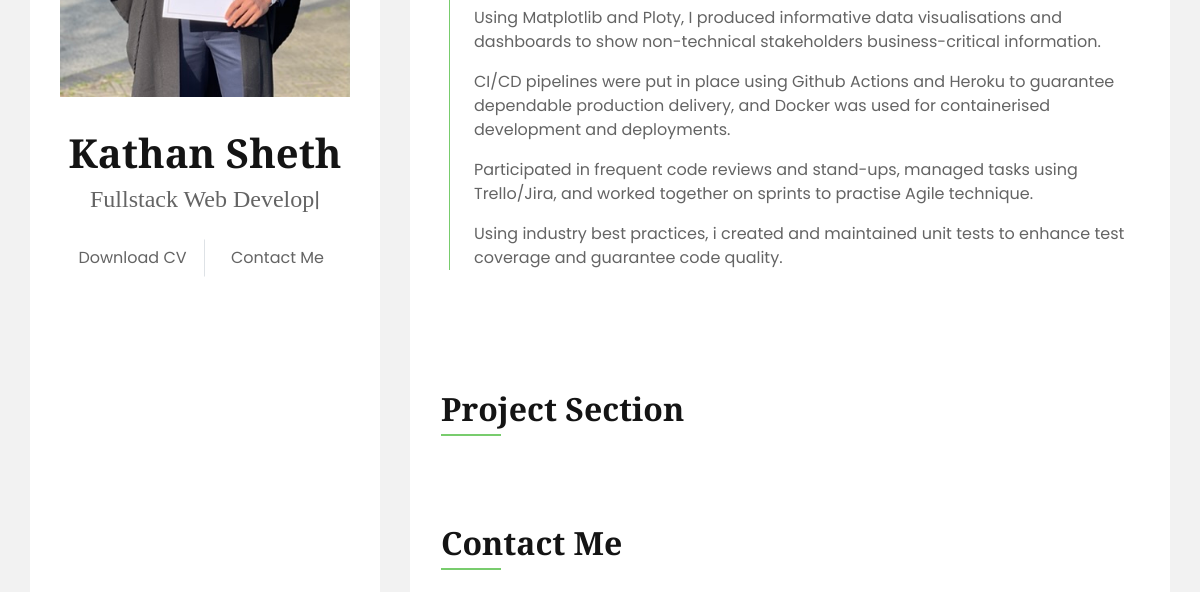
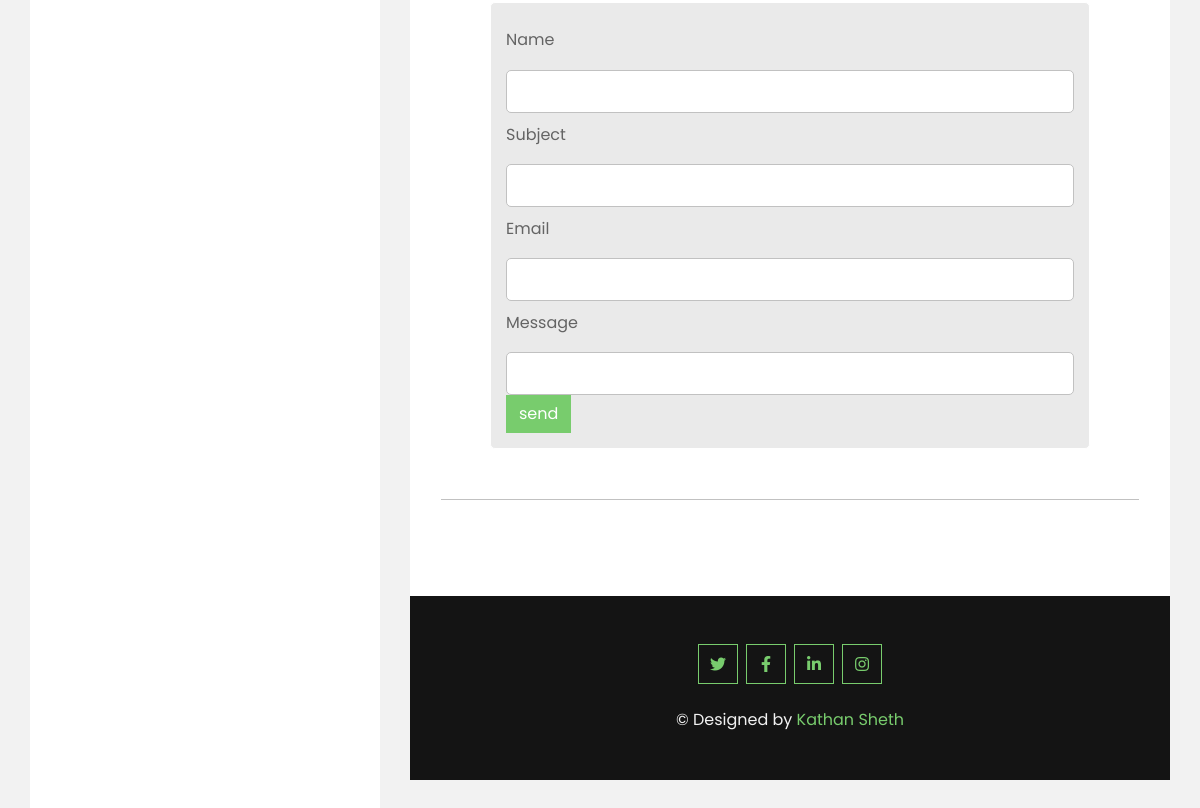
The app's page / (lower part), older data (2 pictures, top to bottom).
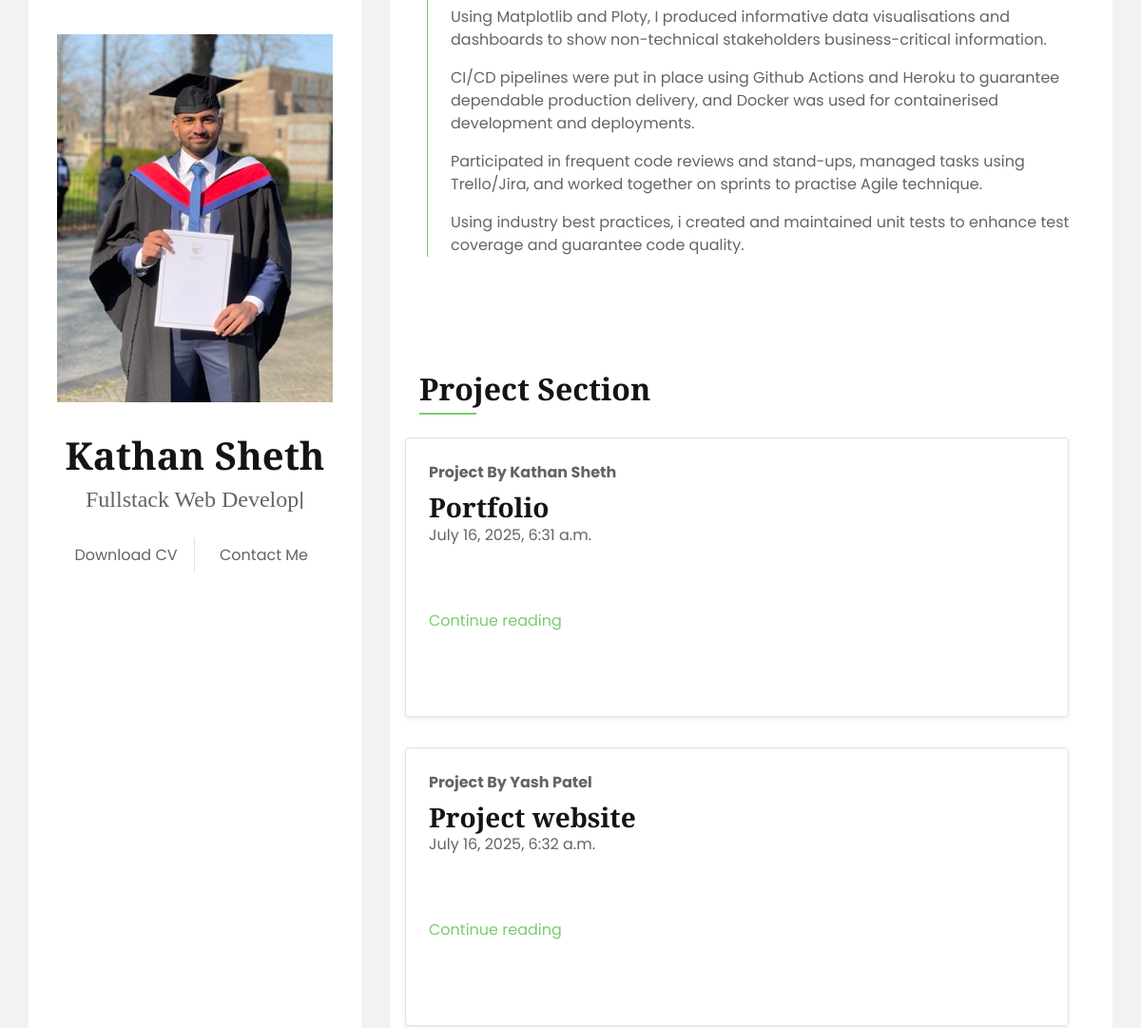
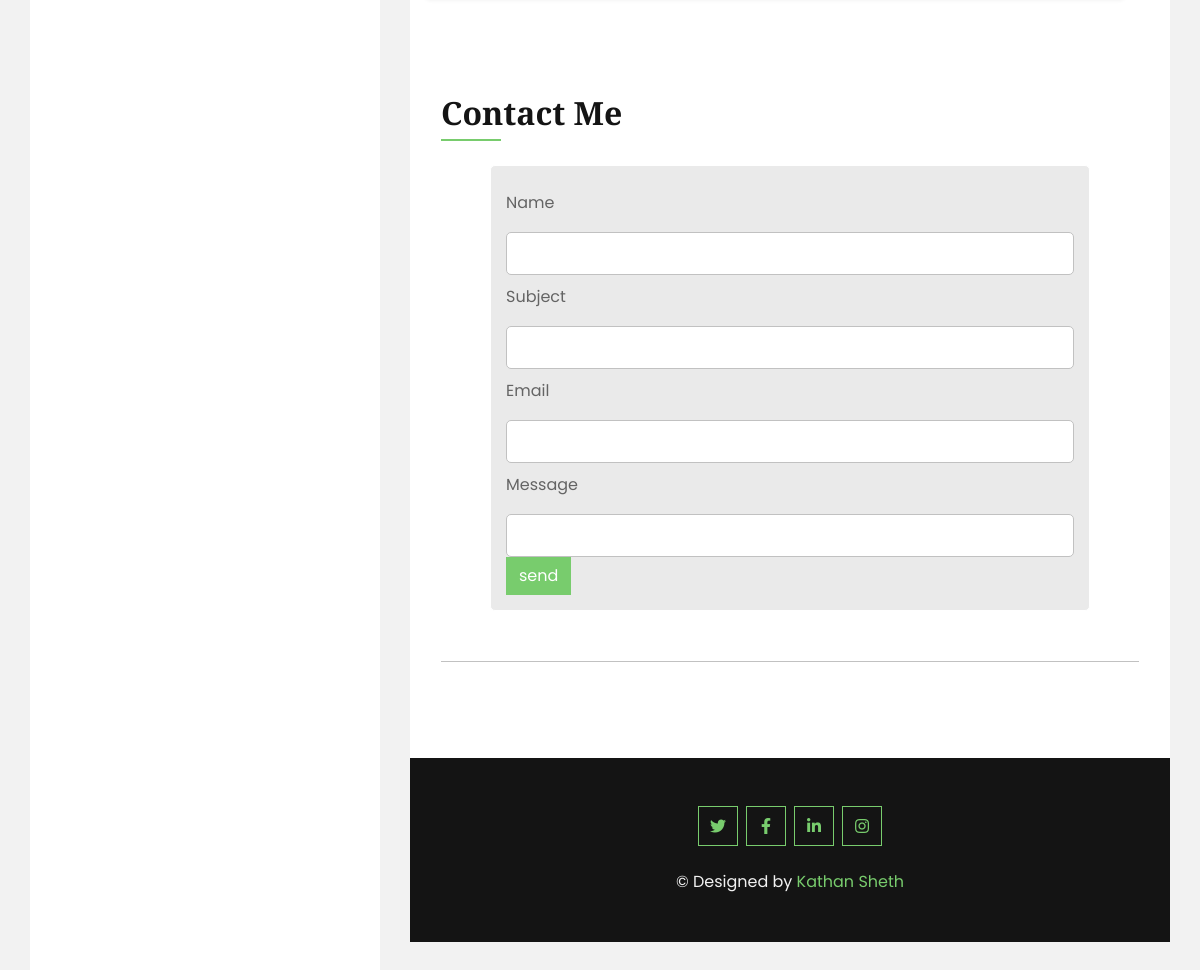
The same page, newer data (2 pictures, top to bottom).
### Home/models.py (models this page shows, shortened)
class Post(models.Model):
    sno = models.AutoField(primary_key=True)
    author = models.CharField(max_length=100)
    timestamp = models.DateTimeField(blank=True)
    title = models.CharField(max_length=150)
    content = models.TextField()

### Home/views.py (the view, shortened to what this page needs)
# urls.py: path('', views.index, name="index"),
def index(request):
    allPosts = Post.objects.all()
    context = {"allPosts":allPosts}
    return render(request, 'index.html',context)

### Home/templates/index.html (shortened to what this page needs)
{% load static %}
<html lang="en">
    <head>
        <link href="https://cdnjs.cloudflare.com/ajax/libs/font-awesome/5.10.0/css/all.min.css" rel="stylesheet">
        <link href="{% static 'lib/owlcarousel/assets/owl.carousel.min.css' %}" rel="stylesheet">
        <link href="{% static 'lib/lightbox/css/lightbox.min.css' %}" rel="stylesheet">
        <link href="{% static 'css/style.css' %}" rel="stylesheet">
    </head>
    <body data-spy="scroll" data-target=".navbar" data-offset="51">
        <div class="wrapper">
            <div class="sidebar">
                <div class="sidebar-text d-flex flex-column h-100 justify-content-center text-center">
                    <img class="w-100 img-fluid mb-4" src="{% static 'img/profile.jpeg' %}" alt="Image">
                    <h1 class="mt-2">Kathan Sheth</h1>
                    <div class="mb-4" style="height: 22px;">
                        <h4 class="typed-text-output d-inline-block text-body"></h4>
                    </div>
                    <div class="d-flex align-items-end justify-content-between">
                        <a href="{% static 'Kathan-Resume.pdf' %}" target="_blank" class="btn btn-block border-right">Download CV</a>
                        <a href="#contact" class="btn btn-block btn-scroll">Contact Me</a>
                    </div>
                </div>
            </div>
            <div class="content">
                <div class="container bg-white py-5">
                    <div class="row px-3">
                        <div class="col-12">
                            <div class="border-left border-primary pt-2 pl-4 ml-2">
                                <div class="position-relative mb-4">
                                    <p>Using Matplotlib and Ploty, I produced informative data visualisations and
                                        dashboards to show non-technical stakeholders business-critical
                                        information.
                                    </p>
                                    <p>CI/CD pipelines were put in place using Github Actions and Heroku to
                                        guarantee dependable production delivery, and Docker was used for
                                        containerised development and deployments.
                                    </p>
                                    <p>Participated in frequent code reviews and stand-ups, managed tasks using
                                        Trello/Jira, and worked together on sprints to practise Agile technique.
                                    </p>
                                    <p>Using industry best practices, i created and maintained unit tests to
                                        enhance test coverage and guarantee code quality.
                                    </p>
                                </div>
                            </div>
                        </div>
                    </div>
                </div>
                <div class="container bg-white pt-5 pb-3">
                    <div class="row px-3">
                        <div class="col-12">
                            <h2 class="title position-relative pb-2 mb-4">Project Section</h2>
                        </div>
                        {% for post in allPosts %}
                        <div class="row mb-2 container">
                          <div class="col-md-12">
                              <div class="row g-0 border rounded overflow-hidden flex-md-row mb-4 shadow-sm h-md-250 position-relative">
                                  <div class="col p-4 d-flex flex-column position-static">
                                      <strong class="d-inline-block mb-2 text-primary-emphasis">Project By {{post.author}}</strong>
                                      <h3 class="mb-0">{{post.title}}</h3>
                                      <div class="mb-1 text-body-secondary">{{post.timestamp}}</div>
                                      <a href="#" class="icon-link gap-1 icon-link-hover stretched-link">
                                          Continue reading
                                          <svg class="bi" aria-hidden="true">
                                              <use xlink:href="#chevron-right"></use>
                                          </svg>
                                      </a>
                                  </div>
                              </div>
                          </div>
                        </div>
                        {% endfor %}
                    </div>
                </div>
                <div class="container bg-white py-5" id="contact">
                    <div class="row px-3">
                        <div class="col-12">
                            <h2 class="title position-relative pb-2 mb-4">Contact Me</h2>
                        </div>
                        <div class="col-12">
                            <section class="s2">
                                <div class="container">
                                  <form id="contact-form" method="post" action="/">
                                    <label>Name</label>
                                    <input class="input-field" type="text" name="name">
                                    <label>Subject</label>
                                    <input class="input-field" type="text" name="subject">
                                    <label>Email</label>
                                    <input class="input-field" type="email" name="email">
                                    <label>Message</label>
                                    <input class="input-field" type="message" name="message">
                                    <input class="btn btn-primary" type="submit" value="send">
                                  </form>
                                </div>
                        </div>
                    </div>
                </div>
                <div class="container-fluid bg-white pt-5 px-0">
                    <div class="container bg-dark text-light text-center py-5">
                        <div class="d-flex justify-content-center mb-4">
                            <a class="btn btn-outline-primary btn-square mr-2" href="#"><i class="fab fa-twitter"></i></a>
                            <a class="btn btn-outline-primary btn-square mr-2" href="#"><i class="fab fa-facebook-f"></i></a>
                            <a class="btn btn-outline-primary btn-square mr-2" href="#"><i class="fab fa-linkedin-in"></i></a>
                            <a class="btn btn-outline-primary btn-square" href="#"><i class="fab fa-instagram"></i></a>
                        </div>
                        <p class="m-0">&copy; Designed by <a href="/">Kathan Sheth</a></p>
                    </div>
                </div>
            </div>
        </div>
    </body>
</html>

### Home/templates/index.html (style rules this page uses)
.s2 { background-color: #fff; border-bottom: 1px solid #c1c1c1; overflow: auto; }
#contact-form { display: block; max-width: 600px; margin: 0 auto; border: 1px solid #fff; padding: 15px; border-radius: 5px; background-color: #eaeaea; margin-bottom: 50px; }
#contact-form label { line-height: 2.7em; }
.input-field { width: 100%; padding-top: 10px; padding-bottom: 10px; background-color: #fff; border-radius: 5px; border: 1px solid #c1c1c1; font-size: 14px; }

Row changes from the older to the newer data that the page shows:
added Post: author "Kathan Sheth", title "Portfolio", timestamp "July 16, 2025, 6:31 a.m."
added Post: author "Yash Patel", title "Project website", timestamp "July 16, 2025, 6:32 a.m."
